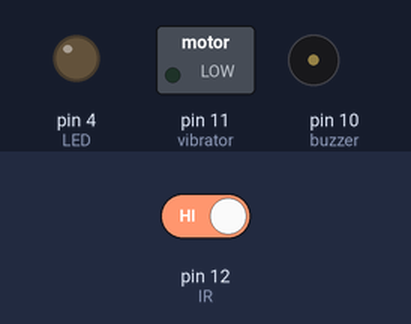
Bench run of a sketch on a simulated Arduino Uno, built with avr-gcc and run on an emulated ATmega328P. Parts: switched loads named in the sketch (green lamp = pin HIGH), output pins drawn as LEDs (lit = HIGH), buzzer (waves = sounding, pin HIGH). The test bench sets the inputs (shaded band); at power-on: pin 12 (IR) HIGH. What the sketch prints to the serial monitor is not drawn.

Above: at 1.8 s.
1.9 s: pin 12 (IR) driven LOW
At 2.4 s:
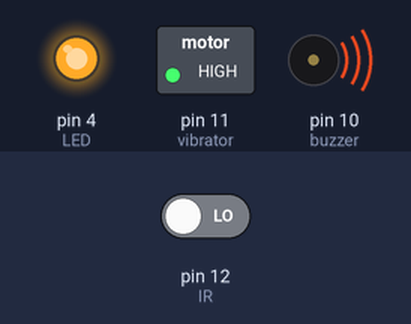
3.5 s: pin 12 (IR) driven HIGH
At 4.8 s:
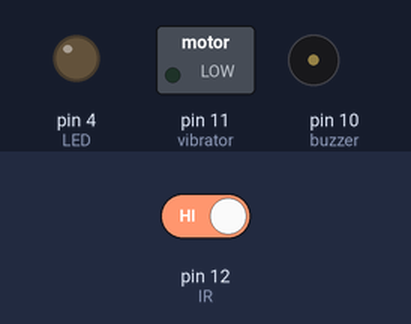
Timing chart, 0 to 6.5 s (numbered marks = the images above; inputs shaded):
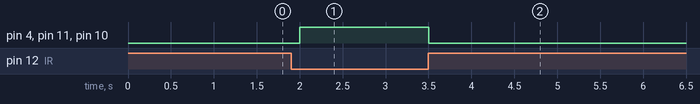

The sketch:

ETP_IRsensor.ino
```cpp
#define IR 12
#define buzzer 10
#define vibrator 11
#define LED 4

int Obstacle;

void setup() {
  // put your setup code here, to run once:
  pinMode(IR, INPUT);
  pinMode(LED, OUTPUT);
  pinMode(buzzer, OUTPUT);
  pinMode(vibrator, OUTPUT);
  Serial.begin(9600);

}

void loop() {

  // put your main code here, to run repeatedly:
  Obstacle = digitalRead(IR);

  if(Obstacle==LOW) {
    //Serial.println("STOP");
    Serial.print("d");
    digitalWrite(LED,HIGH);
    digitalWrite(buzzer,HIGH);
    digitalWrite(vibrator,HIGH);
   // delay(400);
  }
  else if (Obstacle==HIGH) {
    //Serial.println("All Clear");
    Serial.print("g");
    digitalWrite(LED,LOW);
    digitalWrite(buzzer,LOW);
    digitalWrite(vibrator,LOW);
    //delay(400);
  }

  delay(500);

}
```

Measured:
- after the input at 1.9 s, pin 4 (LED), pin 11 (vibrator), pin 10 (buzzer): LOW → HIGH after 0.10 s
- after the input at 3.5 s, pin 4 (LED), pin 11 (vibrator), pin 10 (buzzer): HIGH → LOW at once
